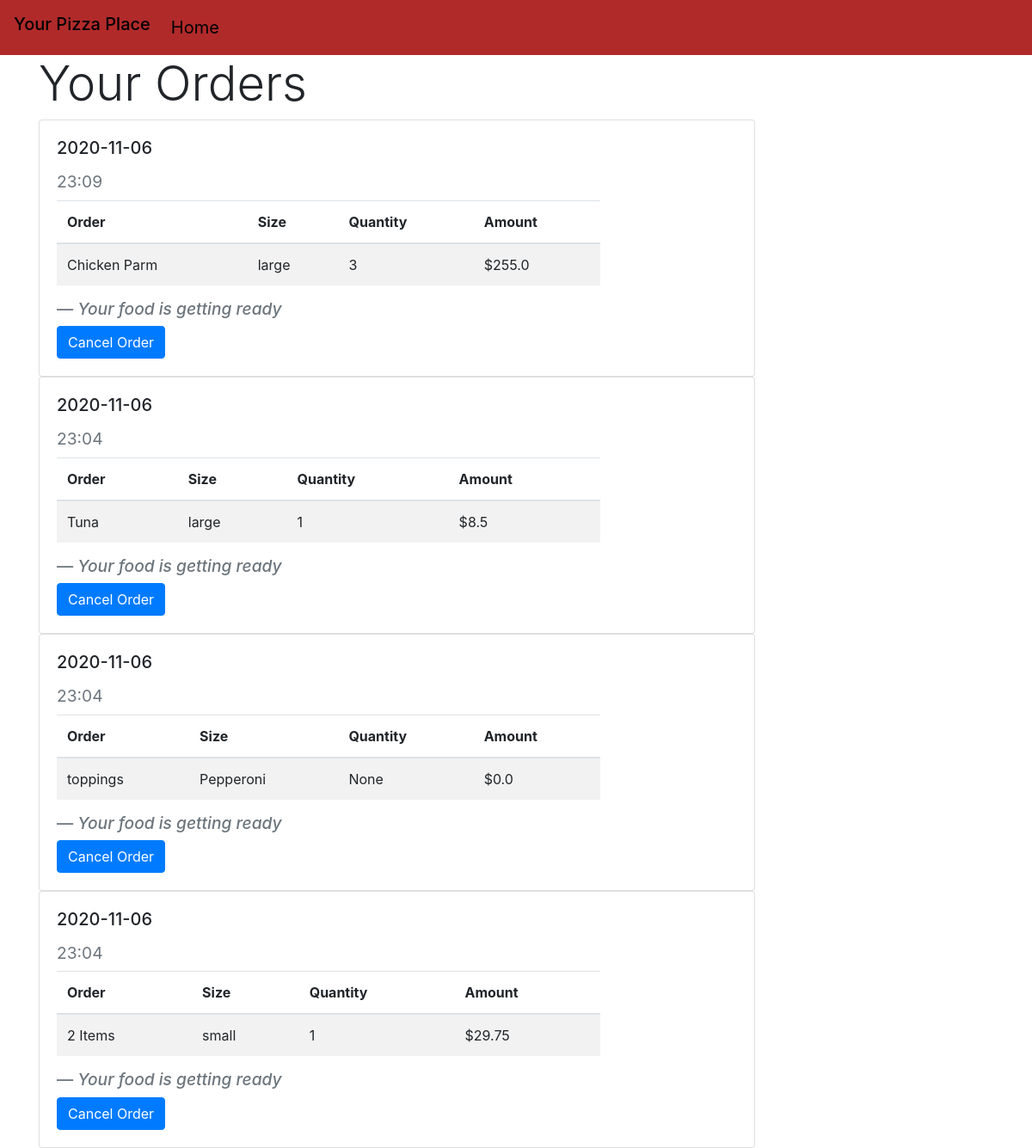
The page /your_orders/no (signed in) on the database its author committed.
### orders/models.py (models this page shows, shortened)
class ConfirmedOrders(models.Model):
	username = models.ForeignKey(User, null=True, on_delete=models.SET_NULL)
	status = models.CharField(
		max_length=100,
		choices = DELIVERY_STATUS,
		default = "Your food is getting ready"
		)
	item = models.CharField(max_length=100, blank=True, null=True)
	item1 = models.CharField(max_length=100, blank=True, null=True)
	item2 = models.CharField(max_length=100, blank=True, null=True)
	quantity1 = models.IntegerField(null=True, blank=True)
	quantity2 = models.IntegerField(null=True, blank=True)
	price = models.FloatField(blank=True, null=True)
	date = models.CharField(max_length=100, null=True)
	time = models.CharField(max_length=100, null=True)

### orders/views.py (the view, shortened to what this page needs)
# urls.py: path("your_orders/<str:confirmed>", views.your_orders, name="your_orders"),
def your_orders(request, confirmed):
    now = datetime.now()
    user = User.objects.get(username=request.user)
    orders = list(Order.objects.filter(username=user))
    if confirmed == "yes":
        for i in range(0,len(orders)):
            orders[i].confirmed = "yes"
    return render(request, "orders/confirmed_orders.html", {
        "orders": ConfirmedOrders.objects.all(),
        "username": user
        })

### orders/templates/orders/confirmed_orders.html (shortened to what this page needs)
{% extends "orders/layout.html" %}
{% block body %}
	<nav class="navbar navbar-expand-lg">
		<h3 class="navbar-brand">Your Pizza Place</h3>
		<div class="collapse navbar-collapse" id="navbarText">
		    <ul class="navbar-nav mr-auto">
		      <li class="nav-item">
		        <a class="nav-link" href="{% url 'index' %}">Home</a>
		      </li>
		    </ul>
		</div>
	</nav>
	<div class="container">
		{% if orders %}
			<h1 class="display-4">Your Orders</h1>
			{% for order in orders reversed%}
				{% if order.username == username %}
					<div class="card w-75" id="block{{order.id}}">
						<div class="card-body">
							<h5 class="card-title">{{order.date}}</h5>
							<h4><small class="text-muted">{{order.time}}</small></h4>
							<table class="table table-striped" id="ordertable">
								<thead>
									<th scope="col">Order</th>
									<th scope="col">Size</th>
									<th scope="col">Quantity</th>
									<th scope="col">Amount</th>
								</thead>
								<tbody>
									{% if order.item1 %}
										<tr>
											<td>
												{{order.item}}
											</td>
											<td>{{order.item1}}</td>
											<td>{{order.quantity1}}</td>
											<td>${{order.price}}</td>
										</tr>
									{% endif %}
									{% if order.item2 %}
										<tr>
											<td>{{order.item}}</td>
											<td>
												{{order.item2}}
											</td>
											<td>{{order.quantity2}}</td>
											{% if not order.item1 %}
												<td>${{order.price}}</td>
											{% endif %}
										</tr>
									{% endif %}
								</tbody>
							</table>
	    					<h4><footer class="blockquote-footer"><cite title="Source Title">{{order.status}}</cite></footer></h4>
	    					{% if order.status == "Your food is getting ready" %}
	    						<button data-id="{{order.id}}" class="btn btn-primary cancelorder">Cancel Order</button>
	    					{% endif %}
	 					 </div>
					</div>
				{% endif %}
			{% endfor %}
		{% else %}
			<h1 class="display-4">No Orders</h1>
		{% endif %}
	</div>
{% endblock %}

### orders/templates/orders/layout.html (shortened to what this page needs)
{% load static %}
<!DOCTYPE html>
<html>
<head>
	<link rel="stylesheet" href="https://stackpath.bootstrapcdn.com/bootstrap/4.4.1/css/bootstrap.min.css">
	<link href="{% static 'orders/styles.css' %}" rel="stylesheet">
	<link rel="stylesheet" href="https://cdnjs.cloudflare.com/ajax/libs/font-awesome/4.7.0/css/font-awesome.min.css">
</head>
<body>
{% block body %}
{% endblock %}
</body>
</html>

### orders/static/orders/styles.css (style rules this page uses)
.navbar { background-color: #b12a2a; }
.navbar-brand, .nav-link { color: black; }
.nav-link { font-size: 20px; }
#ordertable { width: 80%; }

### rows shown on the page
ConfirmedOrders: date "2020-11-06", time "23:09", item "Chicken Parm", item2 "large", quantity2 "3", price "255.0", status "Your food is getting ready"
ConfirmedOrders: date "2020-11-06", time "23:04", item "Tuna", item2 "large", quantity2 "1", price "8.5", status "Your food is getting ready"
ConfirmedOrders: date "2020-11-06", time "23:04", item "toppings", item1 "Pepperoni", quantity1 "None", price "0.0", status "Your food is getting ready"
ConfirmedOrders: date "2020-11-06", time "23:04", item "2 Items", item1 "small", quantity1 "1", price "29.75", status "Your food is getting ready"
